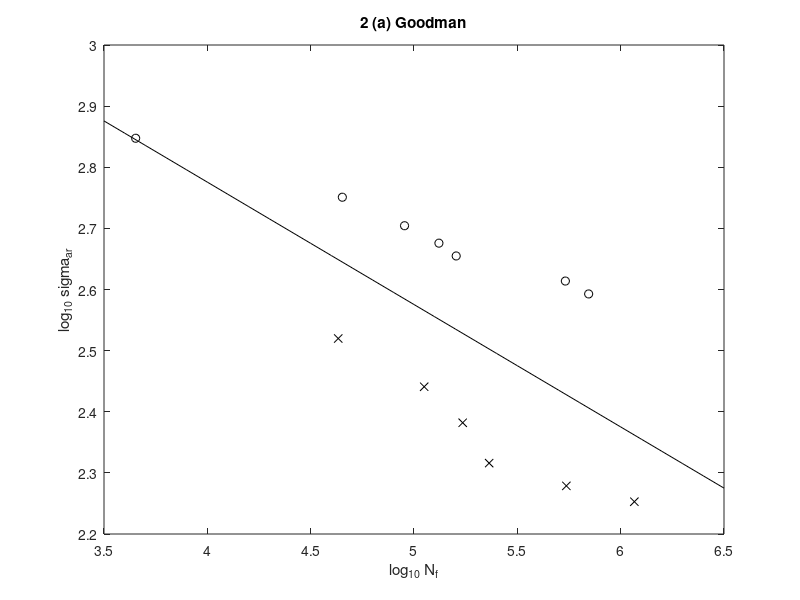
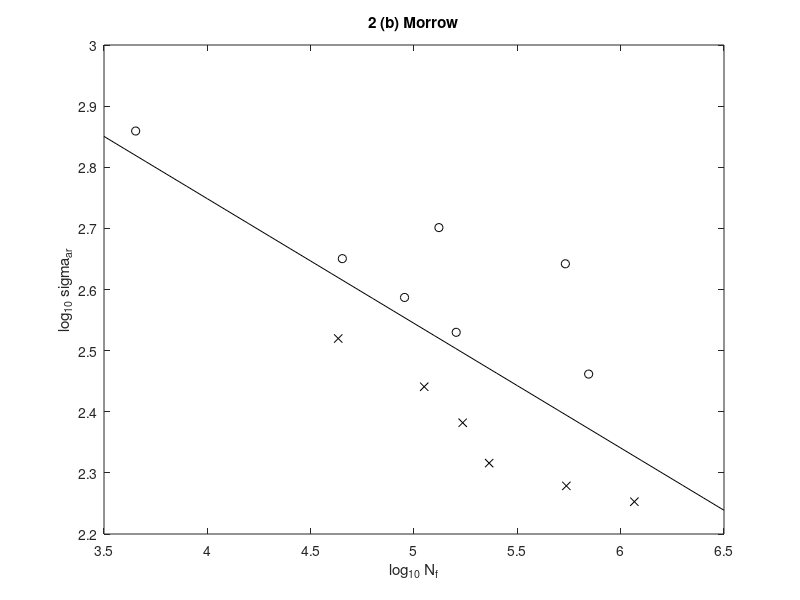

These figures' MATLAB source, in order:
table2 = [
    331, 0, 43000;
    276, 0, 112000;
    241, 0, 172000;
    207, 0, 231000;
    190, 0, 546000;
    179, 0, 1165000
    ];

table3 = [
    293, 592, 45000;
    241, 646, 90000;
    207, 668, 160000;
    174, 685, 700000;
    778, -130, 4500;
    594, -312, 132000;
    529, -354, 540000
    ];

s_u = 1233;
s_fB = 1717;

data = [table2; table3];

s_a = data(:, 1);
s_m = data(:, 2);
N_f = data(:, 3);

s_ar_goodman = s_a ./ (1 - s_m / s_u);
s_ar_morrow = s_a ./ (1 - s_m / s_fB);

log10_N_f = log10(N_f);
log10_s_ar_goodman = log10(s_ar_goodman);
log10_s_ar_morrow = log10(s_ar_morrow);

disp("2 (a)");
X = [log10_N_f, ones(size(log10_N_f))];
a = (X' * X) \ (X' * log10_s_ar_goodman);
A = 10^(a(2, 1));
B = a(1, 1);
disp("A : ");
disp(A);
disp("B = b : ");
disp(B);

figure(1);
x = 3.5:0.1:6.5;
y = a(1, 1) * x + a(2, 1);
plot(log10_N_f(1:6, 1), log10_s_ar_goodman(1:6, 1), 'kx', log10_N_f(7:13, 1), log10_s_ar_goodman(7:13, 1), 'ko', x, y, 'k');
title("2 (a) Goodman");
xlabel("log_1_0 N_f");
ylabel("log_1_0 \sigma_a_r");

disp("2 (b)");
X = [log10_N_f, ones(size(log10_N_f))];
a = (X' * X) \ (X' * log10_s_ar_morrow);
A = 10^(a(2, 1));
B = a(1, 1);
disp("A : ");
disp(A);
disp("B = b : ");
disp(B);

figure(2);
x = 3.5:0.1:6.5;
y = a(1, 1) * x + a(2, 1);
plot(log10_N_f(1:6, 1), log10_s_ar_morrow(1:6, 1), 'kx', log10_N_f(7:13, 1), log10_s_ar_morrow(7:13, 1), 'ko', x, y, 'k');
title("2 (b) Morrow");
xlabel("log_1_0 N_f");
ylabel("log_1_0 \sigma_a_r");
